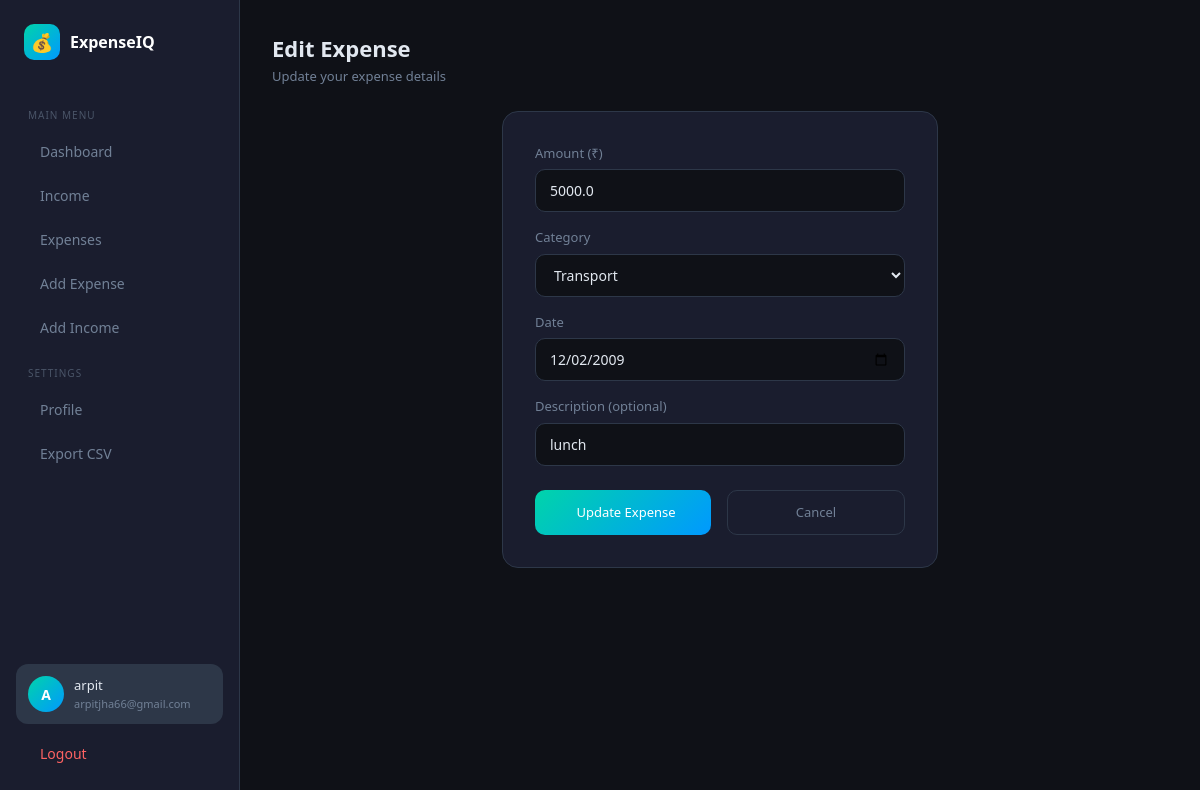
The page /edit-expense/1 (signed in) on the database as committed earlier.
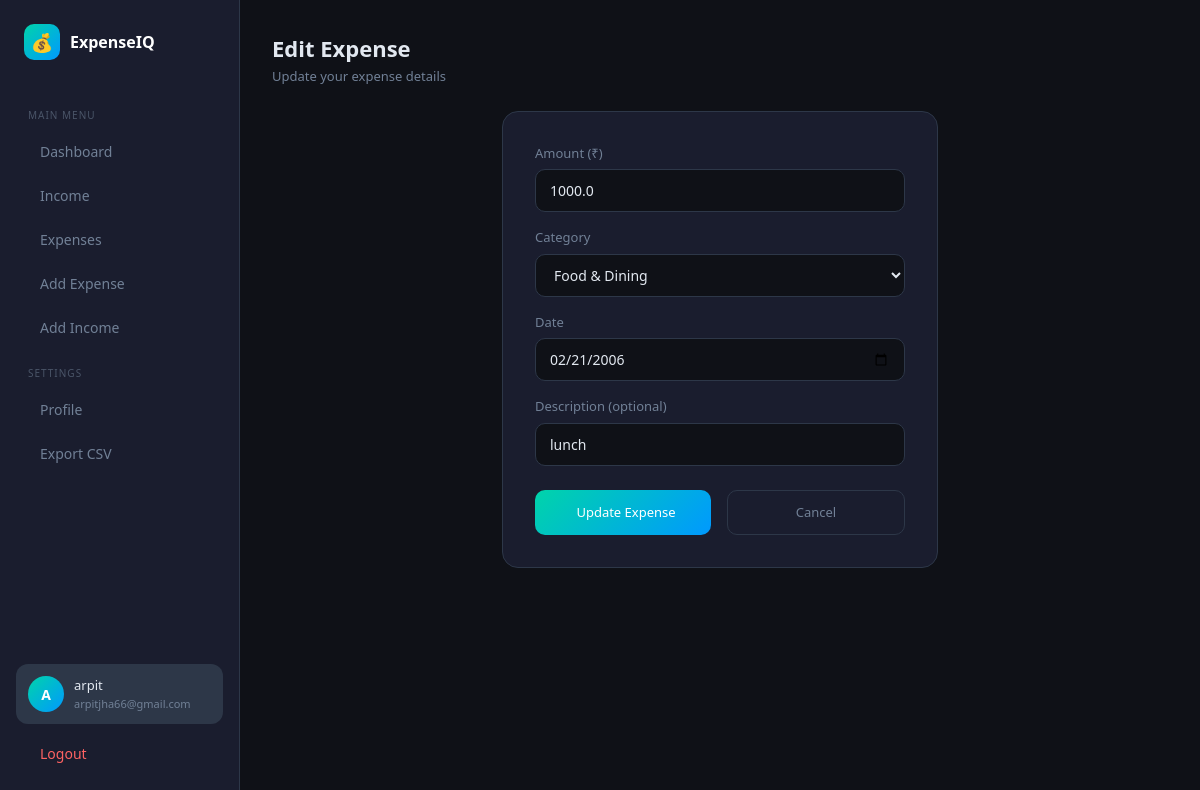
The same page on the database as committed later.
### app.py (models this page shows)
class Expense(db.Model):
    id = db.Column(db.Integer, primary_key=True)
    user_id = db.Column(db.Integer, nullable=False)
    amount = db.Column(db.Float, nullable=False)
    category = db.Column(db.String(50), nullable=False)
    date = db.Column(db.String(20), nullable=False)
    description = db.Column(db.String(200))

### app.py (the view, shortened to what this page needs)
@app.route('/edit-expense/<int:expense_id>', methods=['GET', 'POST'])
def edit_expense(expense_id):
    if 'user_id' not in session:
        return redirect(url_for('login'))
    expense = Expense.query.get_or_404(expense_id)
    return render_template('edit_expense.html', expense=expense)

### templates/edit_expense.html (shortened to what this page needs)
{% extends 'base.html' %}
{% block content %}
<div class="page-header">
    <div class="page-title">Edit Expense</div>
    <div class="page-subtitle">Update your expense details</div>
</div>
<div class="row justify-content-center">
    <div class="col-md-6">
        <div class="form-card">
            <form method="POST">
                <div class="mb-3">
                    <label class="custom-label">Amount (₹)</label>
                    <input type="number" name="amount" step="0.01" class="custom-input" value="{{ expense.amount }}" required>
                </div>
                <div class="mb-3">
                    <label class="custom-label">Category</label>
                    <select name="category" class="custom-input" required>
                        <option value="Food" {% if expense.category == 'Food' %}selected{% endif %}>Food & Dining</option>
                        <option value="Transport" {% if expense.category == 'Transport' %}selected{% endif %}>Transport</option>
                    </select>
                </div>
                <div class="mb-3">
                    <label class="custom-label">Date</label>
                    <input type="date" name="date" class="custom-input" value="{{ expense.date }}" required>
                </div>
                <div class="mb-4">
                    <label class="custom-label">Description (optional)</label>
                    <input type="text" name="description" class="custom-input" value="{{ expense.description or '' }}">
                </div>
                <div class="d-flex gap-3">
                    <button type="submit" class="btn-teal" style="flex:1; justify-content:center; padding:12px;">
                         Update Expense
                    </button>
                    <a href="/expenses" class="btn-outline-custom" style="flex:1; justify-content:center; padding:12px;">
                        Cancel
                    </a>
                </div>
            </form>
        </div>
    </div>
</div>
{% endblock %}

### templates/base.html (shortened to what this page needs)
<!DOCTYPE html>
<html lang="en">
<head>
    <link href="https://cdn.jsdelivr.net/npm/bootstrap@5.3.0/dist/css/bootstrap.min.css" rel="stylesheet">
    <link href="https://cdn.jsdelivr.net/npm/@tabler/icons-webfont@latest/tabler-icons.min.css" rel="stylesheet">
</head>
<body>
{% if session.get('user_id') %}
<div class="sidebar">
    <div class="sidebar-brand">
        <div class="sidebar-brand-icon">💰</div>
        <div class="sidebar-brand-text">ExpenseIQ</div>
    </div>
    <div class="nav-section-label">Main Menu</div>
    <a href="/dashboard" class="nav-item {% if request.path == '/dashboard' %}active{% endif %}">
         Dashboard
    </a>
    <a href="/income" class="nav-item {% if request.path == '/income' %}active{% endif %}">
         Income
    </a>
    <a href="/expenses" class="nav-item {% if request.path == '/expenses' %}active{% endif %}">
         Expenses
    </a>
    <a href="/add-expense" class="nav-item {% if request.path == '/add-expense' %}active{% endif %}">
         Add Expense
    </a>
    <a href="/add-income" class="nav-item {% if request.path == '/add-income' %}active{% endif %}">
         Add Income
    </a>
    <div class="nav-section-label">Settings</div>
    <a href="/profile" class="nav-item {% if request.path == '/profile' %}active{% endif %}">
         Profile
    </a>
    <a href="/export-csv" class="nav-item">
         Export CSV
    </a>
    <div class="sidebar-footer">
        <div class="user-card">
            <div class="user-avatar">{{ session['username'][0].upper() }}</div>
            <div>
                <div class="user-name">{{ session['username'] }}</div>
                <div class="user-email">{{ session.get('email', '') }}</div>
            </div>
        </div>
        <a href="/logout" class="nav-item mt-2" style="color: #ff6363;">
             Logout
        </a>
    </div>
</div>
{% endif %}
<div class="main-content" {% if not session.get('user_id') %}style="margin-left:0"{% endif %}>
    {% block content %}{% endblock %}
</div>
</body>
</html>

### templates/base.html (style rules this page uses)
* { margin: 0; padding: 0; box-sizing: border-box; }
body { font-family: 'Segoe UI', sans-serif; background: #0f1117; color: #e2e8f0; display: flex; min-height: 100vh; }
.sidebar { width: 240px; background: #1a1d2e; border-right: 1px solid #2d3748; display: flex; flex-direction: column; padding: 1.5rem 1rem; position: fixed; height: 100vh; z-index: 100; }
.sidebar-brand { display: flex; align-items: center; gap: 10px; padding: 0 0.5rem; margin-bottom: 2rem; }
.sidebar-brand-icon { width: 36px; height: 36px; background: linear-gradient(135deg, #00d4aa, #0099ff); border-radius: 10px; display: flex; align-items: center; justify-content: center; font-size: 18px; }
.sidebar-brand-text { font-size: 16px; font-weight: 600; color: #fff; }
.nav-section-label { font-size: 10px; text-transform: uppercase; letter-spacing: 1px; color: #4a5568; padding: 0 0.75rem; margin-bottom: 0.5rem; margin-top: 1rem; }
.nav-item { display: flex; align-items: center; gap: 12px; padding: 0.65rem 0.75rem; border-radius: 10px; color: #718096; font-size: 14px; text-decoration: none; margin-bottom: 2px; transition: all 0.2s; }
.sidebar-footer { margin-top: auto; }
.user-card { background: #2d3748; border-radius: 12px; padding: 0.75rem; display: flex; align-items: center; gap: 10px; }
.user-avatar { width: 36px; height: 36px; background: linear-gradient(135deg, #00d4aa, #0099ff); border-radius: 50%; display: flex; align-items: center; justify-content: center; font-weight: 600; font-size: 14px; color: #fff; flex-shrink: 0; }
.user-name { font-size: 13px; font-weight: 500; color: #e2e8f0; }
.user-email { font-size: 11px; color: #718096; }
.main-content { margin-left: 240px; flex: 1; padding: 2rem; min-height: 100vh; }
.page-header { margin-bottom: 1.5rem; }
.page-title { font-size: 22px; font-weight: 600; color: #e2e8f0; }
.page-subtitle { font-size: 13px; color: #718096; margin-top: 2px; }
.btn-teal { background: linear-gradient(135deg, #00d4aa, #0099ff); color: white; border: none; padding: 8px 18px; border-radius: 10px; font-size: 13px; font-weight: 500; cursor: pointer; text-decoration: none; display: inline-flex; align-items: center; gap: 6px; }
.btn-outline-custom { background: transparent; color: #718096; border: 1px solid #2d3748; padding: 8px 18px; border-radius: 10px; font-size: 13px; cursor: pointer; text-decoration: none; display: inline-flex; align-items: center; gap: 6px; }
.form-card { background: #1a1d2e; border: 1px solid #2d3748; border-radius: 16px; padding: 2rem; }
.custom-input { background: #0f1117; border: 1px solid #2d3748; border-radius: 10px; color: #e2e8f0; padding: 10px 14px; font-size: 14px; width: 100%; }
.custom-label { font-size: 13px; color: #718096; margin-bottom: 6px; display: block; }
select.custom-input option { background: #1a1d2e; }

Rows that differ between the two databases and show on the page:
changed Expense "lunch": amount "5000.0" → "1000.0"; category "Transport" → "Food & Dining"; date "12/02/2009" → "02/21/2006"
